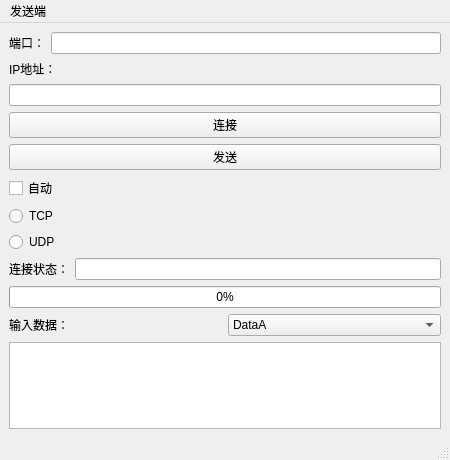
<?xml version="1.0" encoding="UTF-8"?>
<ui version="4.0">
 <class>App</class>
 <widget class="QMainWindow" name="App">
  <property name="geometry">
   <rect>
    <x>0</x>
    <y>0</y>
    <width>450</width>
    <height>460</height>
   </rect>
  </property>
  <property name="windowTitle">
   <string>App</string>
  </property>
  <property name="styleSheet">
   <string notr="true">QPushButton{
 color:black
}
QPushButton:hover{
 color:yellow
}
QPushButton:pressed{
 color:red
}

QComboBox QAbstractItemView {
    border: 2px solid darkgray;
    selection-background-color: red;
}
QComboBox:editable {
    background: blue;
}
</string>
  </property>
  <widget class="QWidget" name="centralwidget">
   <layout class="QVBoxLayout" name="verticalLayout_6">
    <item>
     <layout class="QVBoxLayout" name="verticalLayout_4">
      <item>
       <layout class="QHBoxLayout" name="horizontalLayout_2">
        <item>
         <widget class="QLabel" name="label_4">
          <property name="text">
           <string>端口：</string>
          </property>
         </widget>
        </item>
        <item>
         <widget class="QLineEdit" name="portEdit"/>
        </item>
       </layout>
      </item>
      <item>
       <layout class="QVBoxLayout" name="verticalLayout_5">
        <item>
         <widget class="QLabel" name="label_3">
          <property name="text">
           <string>IP地址：</string>
          </property>
         </widget>
        </item>
        <item>
         <widget class="QLineEdit" name="ipEdit"/>
        </item>
       </layout>
      </item>
     </layout>
    </item>
    <item>
     <layout class="QVBoxLayout" name="verticalLayout_3">
      <item>
       <layout class="QVBoxLayout" name="verticalLayout">
        <item>
         <widget class="QPushButton" name="pushButtonconnect">
          <property name="styleSheet">
           <string notr="true">pushButtonconnect {color: red}</string>
          </property>
          <property name="text">
           <string>连接</string>
          </property>
         </widget>
        </item>
       </layout>
      </item>
     </layout>
    </item>
    <item>
     <layout class="QVBoxLayout" name="verticalLayout_2">
      <item>
       <widget class="QPushButton" name="pushButton_send">
        <property name="styleSheet">
         <string notr="true"/>
        </property>
        <property name="text">
         <string>发送</string>
        </property>
       </widget>
      </item>
      <item>
       <widget class="QCheckBox" name="checkBox_auto">
        <property name="text">
         <string>自动</string>
        </property>
       </widget>
      </item>
      <item>
       <widget class="QRadioButton" name="radioButton_TCP">
        <property name="text">
         <string>TCP</string>
        </property>
       </widget>
      </item>
      <item>
       <widget class="QRadioButton" name="radioButton_UDP">
        <property name="text">
         <string>UDP</string>
        </property>
       </widget>
      </item>
     </layout>
    </item>
    <item>
     <layout class="QHBoxLayout" name="horizontalLayout_4">
      <item>
       <widget class="QLabel" name="label">
        <property name="text">
         <string>连接状态：</string>
        </property>
       </widget>
      </item>
      <item>
       <widget class="QLineEdit" name="lineEdit_state">
        <property name="styleSheet">
         <string notr="true">QLineEdit{color:red}</string>
        </property>
       </widget>
      </item>
     </layout>
    </item>
    <item>
     <widget class="QProgressBar" name="progressBar">
      <property name="maximum">
       <number>5</number>
      </property>
      <property name="value">
       <number>0</number>
      </property>
      <property name="invertedAppearance">
       <bool>false</bool>
      </property>
      <property name="format">
       <string>%p%</string>
      </property>
     </widget>
    </item>
    <item>
     <layout class="QHBoxLayout" name="horizontalLayout_5">
      <item>
       <widget class="QLabel" name="label_2">
        <property name="text">
         <string>输入数据：</string>
        </property>
       </widget>
      </item>
      <item>
       <widget class="QComboBox" name="comboBox">
        <property name="styleSheet">
         <string notr="true"/>
        </property>
        <item>
         <property name="text">
          <string>DataA</string>
         </property>
        </item>
        <item>
         <property name="text">
          <string>DataB</string>
         </property>
        </item>
       </widget>
      </item>
     </layout>
    </item>
    <item>
     <widget class="QTextEdit" name="textEdit_enter"/>
    </item>
   </layout>
  </widget>
  <widget class="QMenuBar" name="menubar">
   <property name="geometry">
    <rect>
     <x>0</x>
     <y>0</y>
     <width>450</width>
     <height>23</height>
    </rect>
   </property>
   <widget class="QMenu" name="menu">
    <property name="title">
     <string>发送端</string>
    </property>
   </widget>
   <addaction name="menu"/>
  </widget>
  <widget class="QStatusBar" name="statusbar"/>
 </widget>
 <resources/>
 <connections/>
</ui>
